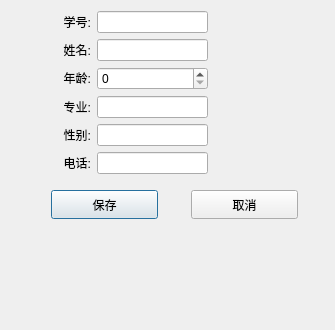
<?xml version="1.0" encoding="UTF-8"?>
<ui version="4.0">
 <class>Dlg_updateStu</class>
 <widget class="QDialog" name="Dlg_updateStu">
  <property name="geometry">
   <rect>
    <x>0</x>
    <y>0</y>
    <width>335</width>
    <height>330</height>
   </rect>
  </property>
  <property name="minimumSize">
   <size>
    <width>335</width>
    <height>330</height>
   </size>
  </property>
  <property name="maximumSize">
   <size>
    <width>335</width>
    <height>330</height>
   </size>
  </property>
  <property name="windowTitle">
   <string>Dialog</string>
  </property>
  <layout class="QGridLayout" name="gridLayout_2">
   <item row="1" column="0" colspan="3">
    <widget class="QWidget" name="widget" native="true">
     <widget class="QPushButton" name="btn_save">
      <property name="geometry">
       <rect>
        <x>40</x>
        <y>10</y>
        <width>107</width>
        <height>29</height>
       </rect>
      </property>
      <property name="text">
       <string>保存</string>
      </property>
     </widget>
     <widget class="QPushButton" name="btn_cel">
      <property name="geometry">
       <rect>
        <x>180</x>
        <y>10</y>
        <width>107</width>
        <height>29</height>
       </rect>
      </property>
      <property name="text">
       <string>取消</string>
      </property>
     </widget>
    </widget>
   </item>
   <item row="0" column="0">
    <layout class="QVBoxLayout" name="verticalLayout">
     <item>
      <widget class="QLabel" name="label">
       <property name="minimumSize">
        <size>
         <width>80</width>
         <height>0</height>
        </size>
       </property>
       <property name="text">
        <string>学号:</string>
       </property>
       <property name="alignment">
        <set>Qt::AlignRight|Qt::AlignTrailing|Qt::AlignVCenter</set>
       </property>
      </widget>
     </item>
     <item>
      <widget class="QLabel" name="label_2">
       <property name="minimumSize">
        <size>
         <width>80</width>
         <height>0</height>
        </size>
       </property>
       <property name="text">
        <string>姓名:</string>
       </property>
       <property name="alignment">
        <set>Qt::AlignRight|Qt::AlignTrailing|Qt::AlignVCenter</set>
       </property>
      </widget>
     </item>
     <item>
      <widget class="QLabel" name="label_3">
       <property name="minimumSize">
        <size>
         <width>80</width>
         <height>0</height>
        </size>
       </property>
       <property name="text">
        <string>年龄:</string>
       </property>
       <property name="alignment">
        <set>Qt::AlignRight|Qt::AlignTrailing|Qt::AlignVCenter</set>
       </property>
      </widget>
     </item>
     <item>
      <widget class="QLabel" name="label_4">
       <property name="minimumSize">
        <size>
         <width>80</width>
         <height>0</height>
        </size>
       </property>
       <property name="text">
        <string>专业:</string>
       </property>
       <property name="alignment">
        <set>Qt::AlignRight|Qt::AlignTrailing|Qt::AlignVCenter</set>
       </property>
      </widget>
     </item>
     <item>
      <widget class="QLabel" name="label_5">
       <property name="minimumSize">
        <size>
         <width>80</width>
         <height>0</height>
        </size>
       </property>
       <property name="text">
        <string>性别:</string>
       </property>
       <property name="alignment">
        <set>Qt::AlignRight|Qt::AlignTrailing|Qt::AlignVCenter</set>
       </property>
      </widget>
     </item>
     <item>
      <widget class="QLabel" name="label_6">
       <property name="minimumSize">
        <size>
         <width>80</width>
         <height>0</height>
        </size>
       </property>
       <property name="text">
        <string>电话:</string>
       </property>
       <property name="alignment">
        <set>Qt::AlignRight|Qt::AlignTrailing|Qt::AlignVCenter</set>
       </property>
      </widget>
     </item>
    </layout>
   </item>
   <item row="0" column="2">
    <spacer name="horizontalSpacer">
     <property name="orientation">
      <enum>Qt::Horizontal</enum>
     </property>
     <property name="sizeHint" stdset="0">
      <size>
       <width>37</width>
       <height>20</height>
      </size>
     </property>
    </spacer>
   </item>
   <item row="0" column="1">
    <layout class="QGridLayout" name="gridLayout">
     <item row="0" column="0">
      <widget class="QLineEdit" name="le_id"/>
     </item>
     <item row="1" column="0">
      <widget class="QLineEdit" name="le_name"/>
     </item>
     <item row="2" column="0">
      <widget class="QSpinBox" name="spx_age"/>
     </item>
     <item row="3" column="0">
      <widget class="QLineEdit" name="le_major"/>
     </item>
     <item row="4" column="0">
      <widget class="QLineEdit" name="le_gender"/>
     </item>
     <item row="5" column="0">
      <widget class="QLineEdit" name="le_tel"/>
     </item>
    </layout>
   </item>
  </layout>
 </widget>
 <resources/>
 <connections/>
</ui>
